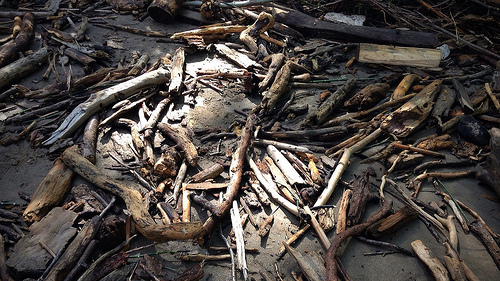
%> input picture Part-2/NoWaterTesting/no_watertest[10].jpg, 500 x 281 px; its folder holds 4 pictures in this run
$ octave mean_varplot_testing.m   (GNU Octave 9; MATLAB toolbox functions it lacks are replaced by stand-ins)
%> lines starting %> are read from the running program, lines starting %| are printed output that depends on the picture
files = dir('C:/Users/Jordan/Documents/This Semester/ECE 759/Project2/NoWaterTesting/*.jpg');
path = 'C:/Users/Jordan/Documents/This Semester/ECE 759/Project2/NoWaterTesting/';
i = 1;
x = zeros(1,10);
y = zeros(1,10);
for file = files'
    RGB = imread(strcat(path,file.name));
%> RGB is the input picture: size 281x500x3 uint8; mean R, G, B 76.7, 70, 66.1
    x(i) = mean2(RGB);
    std_dev = std2(RGB);
%> std_dev = 50.33
    y(i) = std_dev^2;
    i = i + 1;
end

files = dir('C:/Users/Jordan/Documents/This Semester/ECE 759/Project2/ImagesWithWaterTESTING/*.jpg');
path = 'C:/Users/Jordan/Documents/This Semester/ECE 759/Project2/ImagesWithWaterTESTING/';
i = 1;
h = zeros(1,10);
k = zeros(1,10);
for file = files'
    RGB = imread(strcat(path,file.name));
    h(i) = mean2(RGB);
    std_dev = std2(RGB);
    k(i) = std_dev^2;
    i = i + 1;
end

a = 0:.01:200;
b = -22.5*a + 6000;
plot(x,y,'r*',h,k,'b+')
hold on
plot(a,b, 'g')
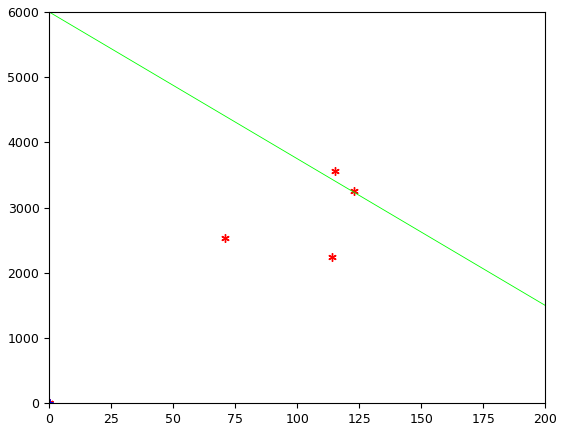
%> figure redrawn from the program's plot data; curve peaks at x = 0, y = 6000
